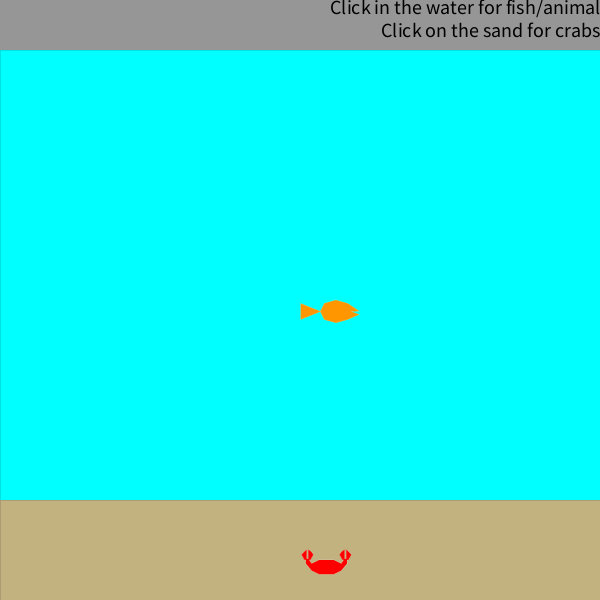
Frame 1 (no input)
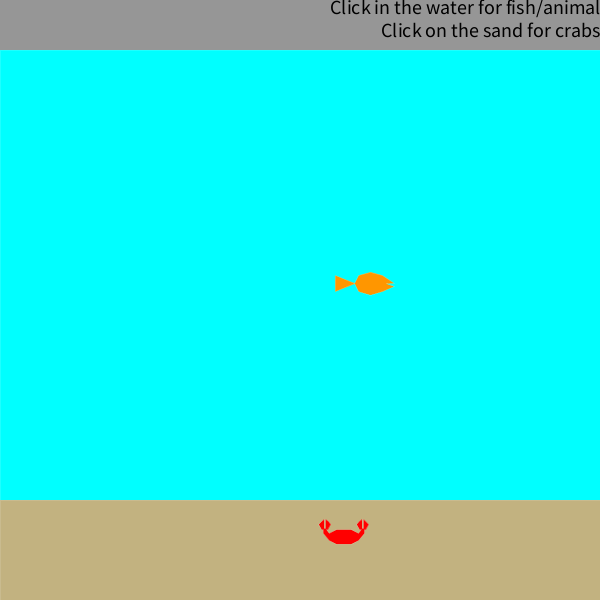
Frame 60 (the mouse pressed at the canvas centre just before this capture)
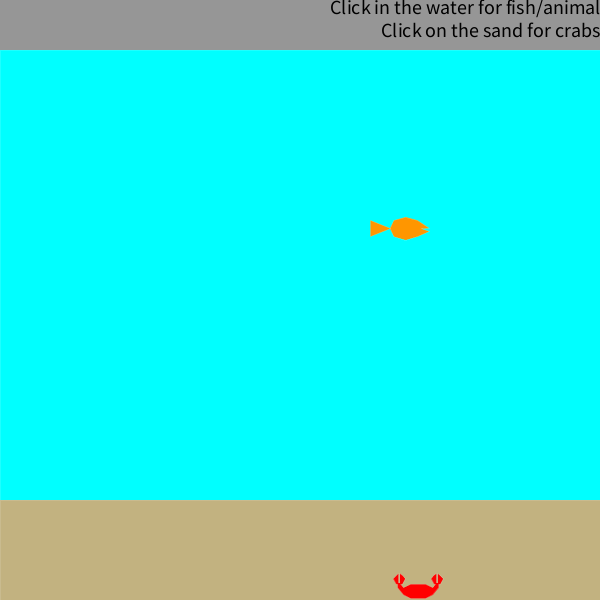
Frame 120 (the mouse held since frame 60 and released just before this capture)

The Processing sketch that drew these frames (run headless with seeded random() and noise(); from frame 60 on, the mouse is pressed at the canvas centre):

// Processing sketch: lab02_aquarium
// ── lab02_aquarium.pde
Tank t;
Fish f0;
Crab c0;
int tankX = 0;
int tankY = 50;
int floorH = 100;
int tankW;
int tankH;


void setup() {
  size(600, 600);
  tankW = width;
  tankH = height - 50;
  t = new Tank(tankX, tankY, tankW, tankH, floorH);
  t.display();
  t.addFish(width/2,height/2);
  t.addCrab(width/2,tankY+tankH-(floorH/2));
}//setup


void draw() {
  background(150);
  t.moveAnimals();
  t.display();
  textAlign(RIGHT,TOP);
  textSize(20);
  fill(0);
  text("Click in the water for fish/animal\nClick on the sand for crabs",width,0);
}

void mouseClicked() {
  t.addAnimal(mouseX, mouseY);
}
void keyPressed(){
  if(key == '1'){
    t.addFish(mouseX,mouseY); //my fish
  }
  if(key == '2'){
    t.addCrab(mouseX,mouseY); //my crab
  }
  if(key == '3'){
    t.addClownFish(mouseX,mouseY); //Albert's clownFish
  }
  if(key == '4'){
    t.addCrabAlbert(mouseX,mouseY); //Albert's crab
  }
  if(key == '5'){
    t.addRock(mouseX,mouseY); //Haocheng's rock
  }
  if(key == '6'){
    t.addCrabHaocheng(mouseX,mouseY); //Haocheng's crab
  }
  if(key == '7'){
    t.addGoldFish(mouseX,mouseY); //Richie's Goldfish
  }
  if(key == '8'){
    t.addTurtle(mouseX,mouseY); //Richie's Turtle
  }
}

// ── Animal.pde
class Animal{
  float x;
  float y;
  float xSpeed;
  float ySpeed;
  int xWidth;
  int yHeight;
  
  color cc; //for haocheng's code
  
  float ratio; //for richie's code
  
  Tank tank;
  Animal(int xpos, int ypos, float xs, float ys,int xW, int yH, Tank t){
    x = xpos;
    y = ypos;
    xSpeed = xs;
    ySpeed = ys;
    xWidth = xW;
    yHeight = yH;
    tank = t; //tank is t specified
  }
  Animal(int xx, int yy) { //Haocheng's code adapted to work
   x = xx;
   y = yy;
   tank = t; //assuming tank is t
   cc = #ff00f7;
   xSpeed = ySpeed = 1;
   xWidth = 40;
   yHeight = 20;
   int xd = int(random(2));
   int yd = int(random(2));
   if (xd == 0) {
    xSpeed = 1; 
   }
   else {xSpeed=-1;}
   if (yd == 0) {
     ySpeed = 1; 
   }
   else {ySpeed=-1;}
   yHeight = 20;
  }
  void display(){
    fill(255,0,255);
    rect(x,y,xWidth,yHeight);
  }
  void move(){
    x += xSpeed;
    y += ySpeed;
    if(x + xWidth > tank.tankX + tank.tankW){
      xSpeed *= -1;
      x = tank.tankX + tank.tankW - xWidth;
    }
    if(x < tank.tankX){
      xSpeed *= -1;
      x = tank.tankX;
    }
    if(y + yHeight > tank.tankY + tank.tankH){
      ySpeed *= -1;
      y = tank.tankY + tank.tankH - yHeight;
    }
    if(y < tank.tankY){
      ySpeed *= -1;
      y = tank.tankY;
    }
  }
}

// ── Crab.pde
class Crab extends Animal{ //My Animal
  Crab(int xpos, int ypos, float xs, float ys,int xW, int yH, Tank t){
    super(xpos,ypos,xs,ys,xW,yH,t);
  }
  void display(){
  float xScaleFactor = float(xWidth)/170;
  float yScaleFactor = float(yHeight)/140;
  fill(255,0,0);
  pushMatrix();
  translate(x,y);
  beginShape();
  vertex(15*xScaleFactor,80*yScaleFactor);
  vertex(15*xScaleFactor,60*yScaleFactor);
  vertex(10*xScaleFactor,60*yScaleFactor);
  vertex(0*xScaleFactor,30*yScaleFactor);
  vertex(10*xScaleFactor,13*yScaleFactor);
  vertex(18*xScaleFactor,0*yScaleFactor);
  vertex(18*xScaleFactor,53*yScaleFactor);
  vertex(23*xScaleFactor,53*yScaleFactor);
  vertex(23*xScaleFactor,0*yScaleFactor);
  vertex(33*xScaleFactor,13*yScaleFactor);
  vertex(41*xScaleFactor,30*yScaleFactor);
  vertex(31*xScaleFactor,60*yScaleFactor);
  vertex(26*xScaleFactor,60*yScaleFactor);
  vertex(35*xScaleFactor,80*yScaleFactor);
  vertex(60*xScaleFactor,60*yScaleFactor);
  vertex(110*xScaleFactor,60*yScaleFactor);
  vertex(135*xScaleFactor,80*yScaleFactor);
  vertex(144*xScaleFactor,60*yScaleFactor);
  vertex(139*xScaleFactor,60*yScaleFactor);
  vertex(129*xScaleFactor,30*yScaleFactor);
  vertex(137*xScaleFactor,13*yScaleFactor);
  vertex(147*xScaleFactor,0*yScaleFactor);
  vertex(147*xScaleFactor,53*yScaleFactor);
  vertex(152*xScaleFactor,53*yScaleFactor);
  vertex(152*xScaleFactor,0*yScaleFactor);
  vertex(160*xScaleFactor,13*yScaleFactor);
  vertex(170*xScaleFactor,30*yScaleFactor);
  vertex(160*xScaleFactor,60*yScaleFactor);
  vertex(155*xScaleFactor,60*yScaleFactor);
  vertex(155*xScaleFactor,80*yScaleFactor);
  vertex(135*xScaleFactor,120*yScaleFactor);
  vertex(110*xScaleFactor,140*yScaleFactor);
  vertex(60*xScaleFactor,140*yScaleFactor);
  vertex(35*xScaleFactor,120*yScaleFactor);
  endShape(CLOSE);
  popMatrix();
  }
  void move(){
    x += xSpeed; //moves like an animal but with a bit of randomness (okay, maybe more than a bit)
    y += ySpeed;
    if(x + xWidth > tank.tankX + tank.tankW){
      x = tank.tankX + tank.tankW - xWidth;
      xSpeed = random(-2,0);
    }
    if(x < tank.tankX){
      x = tank.tankX;
      xSpeed = random(0,2);
    }
    if(y + yHeight > tank.tankY + tank.tankH){
      y = tank.tankY + tank.tankH - yHeight;
      ySpeed = random(-2,0);
    }
    if(y < tank.tankY + tank.tankH - tank.floorH){
      y = tank.tankY + tank.tankH - tank.floorH;
      ySpeed = random(0,2);
    }
    float randomVarianceX = random(-.3,.3);
    float randomVarianceY = random(-.3,.3);
    xSpeed += randomVarianceX;
    ySpeed += randomVarianceY;
  }
}

// ── Fish.pde
class Fish extends Animal{ //My animal
  Fish(int xpos, int ypos, float xs, float ys,int xW, int yH, Tank t){
    super(xpos,ypos,xs,ys,xW,yH,t);
  }
  void display(){
    pushMatrix();
    float xScaleFactor; //multiplies x and y offsets so the fish can still fit in the width and height
    float yScaleFactor;
    xScaleFactor = float(xWidth)/75;
    yScaleFactor = float(yHeight)/35;
    stroke(255);
    fill(255,150,0);
    translate(x,y);
    if(xSpeed < 0){
      scale(-1.0,1.0);
    }
      beginShape();
      vertex(0,5*yScaleFactor);
      vertex(0,30*yScaleFactor);
      vertex(25*xScaleFactor,18*yScaleFactor);
      vertex(30*xScaleFactor,30*yScaleFactor);
      vertex(45*xScaleFactor,35*yScaleFactor);
      vertex(60*xScaleFactor,30*yScaleFactor);
      vertex(75*xScaleFactor,22*yScaleFactor);
      vertex(65*xScaleFactor,18*yScaleFactor);
      vertex(75*xScaleFactor,17*yScaleFactor);
      vertex(60*xScaleFactor,5*yScaleFactor);
      vertex(45*xScaleFactor,0);
      vertex(30*xScaleFactor,5*yScaleFactor);
      vertex(25*xScaleFactor,17*yScaleFactor);
      endShape(CLOSE);
      popMatrix();
  }
  void move(){
    x += xSpeed; //moves in a sine wave
    y += ySpeed * sin(radians(frameCount));
    if(x + xWidth > tank.tankX + tank.tankW && xSpeed > 0){
      xSpeed *= -1;
      x = tank.tankX + tank.tankW;
    }
    if(x - xWidth < tank.tankX && xSpeed < 0){
      xSpeed *= -1;
      x = tank.tankX;
    }
    if(y + yHeight > tank.tankY + tank.tankH - tank.floorH){
      ySpeed *= -1;
      y = tank.tankY + tank.tankH - tank.floorH - yHeight;
    }
    if(y < tank.tankY){
      ySpeed *= -1;
      y = tank.tankY;
    }
  }
}

// ── FishFood.pde
class FishFood extends Animal{
  FishFood(int xpos, int ypos, float xs, float ys,int xW, int yH, Tank t){
    super(xpos,ypos,xs,ys,xW,yH,t);
    cc = color(200,200,0);
  }
  void move(){
    x += xSpeed;
    y += ySpeed;
    if(x + xWidth > tank.tankX + tank.tankW){
      xSpeed *= -1;
      x = tank.tankX + tank.tankW - xWidth;
    }
    if(x < tank.tankX){
      xSpeed *= -1;
      x = tank.tankX;
    }
    if(y + yHeight > tank.tankY + tank.tankH - tank.floorH){
      ySpeed *= -1;
      y = tank.tankY + tank.tankH - tank.floorH - yHeight;
    }
    if(y < tank.tankY){
      ySpeed *= -1;
      y = tank.tankY;
    }
  }
}

// ── GoldFish.pde
class Goldfish extends Animal { //Richie's animals
  boolean perished;
  boolean STOP;
  boolean alive;
  float hunger;
  int cx;
  int cy;
  float fsize;
  Goldfish(int x, int y) {
    super(x, y);
    xWidth = int(random(15,100));
    yHeight = int(random(10,100));
    cx = x + xWidth/2;
    cy = y + yHeight/2;
    xSpeed = random(0,1.5) * int(pow(-1,int(random(0,2))));
    ySpeed = random(0,1) * int(pow(-1,int(random(0,2))));
    alive = true;
    hunger = 10;
    t.addAnimal(this);
    fsize = xWidth * yHeight * PI;
    ratio = yHeight/xWidth;
  }
  Goldfish(int x, int y, int w, int h) {
    this(x, y);
    xWidth = w;
    yHeight = h;
    cx = x + xWidth/2;
    cy = y + yHeight/2;
    fsize = xWidth * yHeight * PI; //recompute size and ratio
    ratio = yHeight/xWidth;
  }
  void display() {
    if(!STOP){
    hunger-= .1;
    //xywh
    if (perished) {
      ySpeed = 1;
      xSpeed = 0;
      fill(#808080);
      ellipse(cx, cy, xWidth, yHeight);

     if (y >= height - t.floorH + random(00,20)) {
    ySpeed = 0;
  }
    }
    else if (alive) {
      fill(250, 200, 50);
      ellipse(cx, cy, xWidth, yHeight);
      if (xSpeed<0) {
        triangle(cx + xWidth/2, cy, cx + xWidth, cy + yHeight/2, cx + xWidth, cy - yHeight/2);
        fill(#000000);
        circle(cx - xWidth /4, cy - yHeight/5, sqrt(log(fsize)));
      }
      if (xSpeed>0) {
        triangle(cx - xWidth/2, cy, cx - xWidth, cy + yHeight/2, cx - xWidth, cy - yHeight/2);
        fill(#000000);
        circle(cx + xWidth /4, cy - yHeight/5, sqrt(log(fsize)));
      }
      if (hunger<0) {
        perish();
      }
    }
    }}
  void checkEat(Goldfish other) {
    if (fsize > other.fsize && collisionCheck(other) && other.alive) {
      other.die();
      fsize += other.fsize;
      hunger += log(other.fsize);
      xWidth = int(sqrt(fsize/ratio/PI));
      yHeight = int(sqrt(fsize/ratio/PI)*ratio);
    }
  }
  boolean collisionCheck(Goldfish other) {
    if (other == this) {
      return false;
    } else {
      return(dist(this.cx, this.cy, other.cx, other.cy)
        <= (this.xWidth/2 + other.xWidth/2));
    }
  }//collisionCheck
  void die() {
    alive = !alive;
  }
  void perish() {
    alive = !alive;
    perished = true;
  }
  void move(){
    cx = int(x + xWidth/2);
    cy = int(y + yHeight/2);
    if(alive){
    
    if (cx >= width - xWidth/2 ||
        cx <= xWidth/2) {
        xSpeed*= -1;
     }
     if (cy >= height - t.floorH -yHeight/2||
         cy <= tankY + yHeight/2 ) {
         ySpeed*= -1;
  }}
  x += xSpeed;
  y += ySpeed;
}
}

// ── Tank.pde
class Tank{
  int tankX;
  int tankY;
  int floorH;
  int tankW;
  int tankH;
  ArrayList<Animal> animals;
  Tank(int tx,int ty,int tw,int th,int fh){
    tankX = tx;
    tankY = ty;
    tankW = tw;
    tankH = th;
    floorH = fh;
    animals = new ArrayList<Animal>();
  }
  void display(){
    strokeWeight(0);
    fill(0,255,255);
    rect(tankX,tankY,tankW,tankH);
    fill(194,178,128);
    rect(tankX,tankY+tankH,tankW,-floorH);
    for(int i = 0; i < animals.size(); i++){
      animals.get(i).display();
    }
  }
  void moveAnimals(){
    for(int i = 0; i < animals.size(); i++){
      animals.get(i).move();
    }
  }
  void addAnimal(int x, int y){
    float xSpeed = random(-2,2);
    float ySpeed = random(-2,2);
    int xSize = 50 + int(random(-10,10));
    int ySize = 25 + int(random(-5,5));
    int randomRoll = int(random(0,2));
    Animal animal;
    if(y < tankY + tankH - floorH){
      if(randomRoll == 0){
        animal = new Animal(x,y,xSpeed,ySpeed,xSize,ySize,this);
      }
      else{
        animal = new Fish(x,y,xSpeed,ySpeed,xSize,ySize,this);
      }
    }
    else{
      animal = new Crab(x,y,xSpeed,ySpeed,xSize,ySize,this);
    }
    animals.add(animal); 
  }
  void addAnimal(Animal a){
    animals.add(a);
  }
    void addFish(int x, int y){
    float xSpeed = random(-2,2);
    float ySpeed = random(-2,2);
    int xSize = 50 + int(random(-10,10));
    int ySize = 25 + int(random(-5,5));
    Animal animal = new Fish(x,y,xSpeed,ySpeed,xSize,ySize,this);
    animals.add(animal);
  }
  void addCrab(int x, int y){
    float xSpeed = random(-2,2);
    float ySpeed = random(-2,2);
    int xSize = 50 + int(random(-10,10));
    int ySize = 25 + int(random(-5,5));
    Animal animal = new Crab(x,y,xSpeed,ySpeed,xSize,ySize,this);
    animals.add(animal);
  }
  void addClownFish(int x, int y){
    int xWidth = int(random(10,30));
    int yHeight = int (random(5,10));
    float xSpeed = int(random(-5,5));
    float ySpeed = int(random(-5,5));
    Animal animal = new clownFish(x,y,xSpeed,ySpeed,xWidth,yHeight,this);
    animals.add(animal);
  }
  void addCrabAlbert(int x, int y){
    int xWidth = int(random(10,30));
    int yHeight = int (random(5,10));
    float xSpeed = int(random(-5,5));
    float ySpeed = int(random(-5,5));
    Animal animal = new crabAlbert(x,y,xSpeed,ySpeed,xWidth,yHeight,this);
    animals.add(animal);
  }
  void addRock(int x, int y){
    Animal animal = new rock(x,y);
    animals.add(animal);
  }
  void addCrabHaocheng(int x, int y){
    Animal animal = new crabHaocheng(x,y);
    animals.add(animal);
  }
  void addGoldFish(int x, int y){
    Animal animal = new Goldfish(x,y);
  }
  void addTurtle(int x, int y){
    Animal animal = new Turtle(x,y);
    animals.add(animal);
  }
}

// ── Turtle.pde
class Turtle extends Animal { //Richie's animals
  Turtle(int x, int y) {
    super(x, y);
    xSpeed = random(.25, .75) * int(pow(-1, int(random(0, 2))));
    ySpeed = 2;
    xWidth = int(random(60, 80));
    yHeight = int(random(50, 55));
  }
  void display() {
    fill(0, 48, 32);
    arc(x + xWidth/3, y + yHeight/2, xWidth/1.5, yHeight, PI, 2*PI, CHORD);
    fill(0, 200, 0);
    rect(x, y + yHeight/2, xWidth/6, yHeight/2);
    rect(x + xWidth/2, y + yHeight/2, xWidth/6, yHeight/2);
    if (xSpeed>0) {
      circle(x + 5 * xWidth/6, y + yHeight/2, xWidth/3);
    }
    if (xSpeed<0) {
      circle(x - xWidth/6, y + yHeight/2, xWidth/3);
    }
  }
  boolean collisionCheck(Goldfish other) {
    return (dist(x + 5 * xWidth/6, y + yHeight/2, other.cx, other.cy)<other.xWidth/4);
  }
  void eat(Goldfish other) {
    if (other.perished && !other.STOP && collisionCheck(other)) {
      other.STOP = true;
      yHeight += log(other.fsize) * ratio;
      xWidth += log(other.fsize);
    }
  }
  void move(){
    if (y+yHeight >= tankY + tankH - floorH) {
      ySpeed*= 0;
    }
    if (x >= width - xWidth||
        x <= 0) {
        xSpeed*= -1;
     }
    x += xSpeed;
    y += ySpeed;
}
}

// ── clownFish.pde
class clownFish extends Animal{ //Albert's animals
  boolean alive;
  color aC;
clownFish(int xpos, int ypos, float xs, float ys,int xW, int yH, Tank t){
    super(xpos,ypos,xs,ys,xW,yH,t);
     alive = true;
     aC = color(int(random(0,255)),int(random(0,255)),int(random(0,255)));
  }

void move(){

this.x += xSpeed/2;
this.y += ySpeed/2;
if (x <= 0 || x+xWidth >= tankX+tankW){xSpeed = xSpeed * -1;}
if (y <= tankY || y+yHeight >=tankY+tankH-floorH){ySpeed = ySpeed * -1;}
  

}


void display(){
fill(255,165,0);
rect(x,y,xWidth,yHeight);
fill(255,255,255);
rect(x + xWidth/2, y, xWidth/3, yHeight);

}




}

// ── crabAlbert.pde
class crabAlbert extends Animal{ //Albert's animals
crabAlbert(int xpos, int ypos, float xs, float ys,int xW, int yH, Tank t){
    super(xpos,ypos,xs,ys,xW,yH,t);
  }

  void move(){
  x += xSpeed;
  if (x <= 0 || x+xWidth >= tankX+tankW){xSpeed = xSpeed * -1;}
  }
  
  
  void display(){
  fill(255,165,0);
    rect(x,t.tankY+t.tankH-t.floorH,xWidth,yHeight);
  
  }


}

// ── crabHaocheng.pde
class crabHaocheng extends Animal { //Haocheng's animals
  crabHaocheng(int xx, int yy) {
   super(xx, yy); 
   cc=color(255, 0,0);
   y = tankY + tankH - floorH - yHeight;
   
   
  }
  void move() {
    if (frameCount%2==0){
    if (x+xWidth>tankX+tankW || x <= tankX) {
        xSpeed*= -1;
     }
     x+= xSpeed;
  }
  }
  void display() {
    fill(cc);
    noStroke();
    rect(x, y, xWidth, yHeight);
  }
}

// ── rock.pde
class rock extends Animal { //Haocheng's "animals"
 rock(int xx, int yy) {
  super(xx, yy);
  ySpeed = 2; 
  cc = #636363;
 }
 void move() {
    if (x+xWidth>tankX+tankW || x <= tankX) {
        xSpeed*= -1;
     }
     if (y+yHeight >= tankY + tankH - floorH) {
         ySpeed*= 0;
         xSpeed = 0;
      }
     x+= xSpeed;
     y+= ySpeed;
  }
  void display() {
    fill(cc);
    noStroke();
    rect(x, y, xWidth, yHeight);
  }
}
